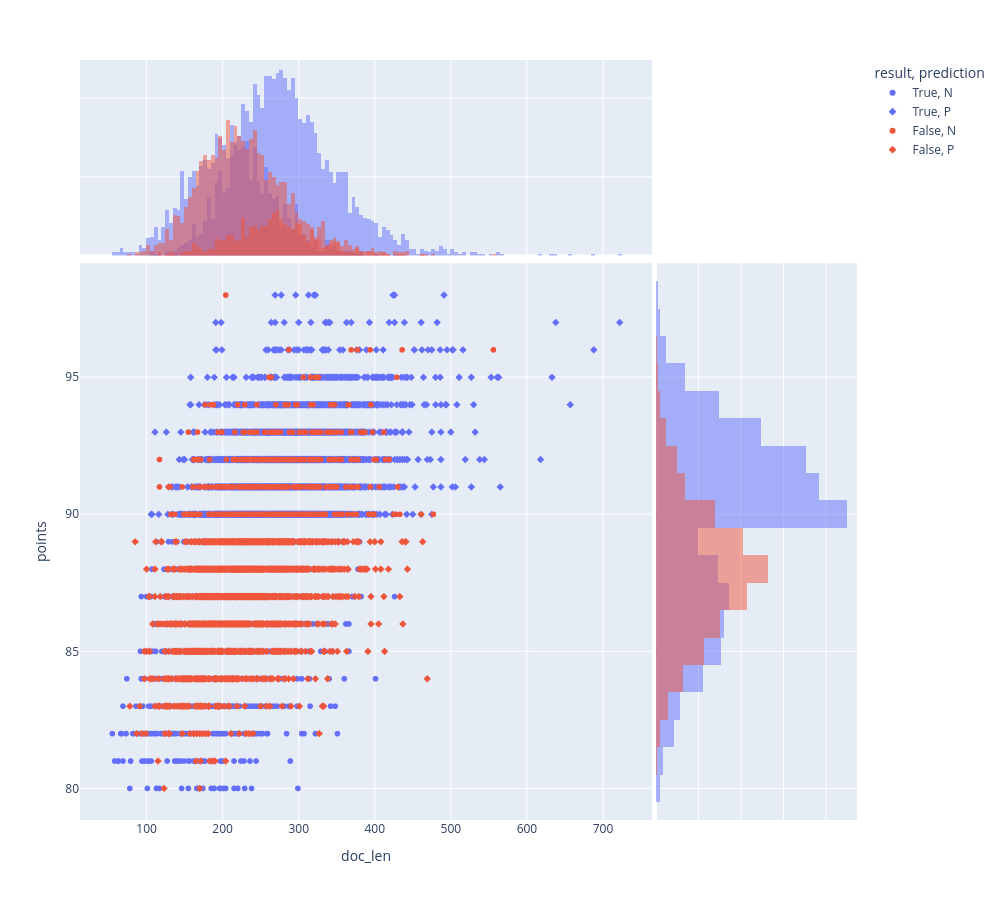

Source (notebook cell):
### Code cell
px.scatter(RESULT.join(DOC[['doc_content','points','doc_len']], how='inner').reset_index(), 'doc_len', 'points', color='result', symbol='prediction',
           height=900, width=1000, marginal_x='histogram', marginal_y='histogram')

### Figure 1 — Plotly figure (JSON) as saved in the notebook; plotly's stock layout.template omitted (floating-point values rounded to 4 significant figures; data arrays with more than 128 entries replaced by an {"elided": "..."} marker saying what was removed)
{"data": [{"hovertemplate": "result=True<br>prediction=N<br>doc_len=%{x}<br>points=%{y}<extra></extra>", "legendgroup": "True, N", "marker": {"color": "#636efa", "symbol": "circle"}, "mode": "markers", "name": "True, N", "showlegend": true, "type": "scattergl", "x": {"elided": "1928 int values"}, "xaxis": "x", "y": {"elided": "1928 int values"}, "yaxis": "y"}, {"alignmentgroup": "True", "bingroup": "x", "hovertemplate": "result=True<br>prediction=N<br>doc_len=%{x}<br>count=%{y}<extra></extra>", "legendgroup": "True, N", "marker": {"color": "#636efa"}, "name": "True, N", "offsetgroup": "True, N", "opacity": 0.5, "showlegend": false, "type": "histogram", "x": {"elided": "1928 int values"}, "xaxis": "x3", "yaxis": "y3"}, {"alignmentgroup": "True", "bingroup": "y", "hovertemplate": "result=True<br>prediction=N<br>points=%{y}<br>count=%{x}<extra></extra>", "legendgroup": "True, N", "marker": {"color": "#636efa"}, "name": "True, N", "offsetgroup": "True, N", "opacity": 0.5, "showlegend": false, "type": "histogram", "xaxis": "x2", "y": {"elided": "1928 int values"}, "yaxis": "y2"}, {"hovertemplate": "result=True<br>prediction=P<br>doc_len=%{x}<br>points=%{y}<extra></extra>", "legendgroup": "True, P", "marker": {"color": "#636efa", "symbol": "diamond"}, "mode": "markers", "name": "True, P", "showlegend": true, "type": "scattergl", "x": {"elided": "3373 int values"}, "xaxis": "x", "y": {"elided": "3373 int values"}, "yaxis": "y"}, {"alignmentgroup": "True", "bingroup": "x", "hovertemplate": "result=True<br>prediction=P<br>doc_len=%{x}<br>count=%{y}<extra></extra>", "legendgroup": "True, P", "marker": {"color": "#636efa"}, "name": "True, P", "offsetgroup": "True, P", "opacity": 0.5, "showlegend": false, "type": "histogram", "x": {"elided": "3373 int values"}, "xaxis": "x3", "yaxis": "y3"}, {"alignmentgroup": "True", "bingroup": "y", "hovertemplate": "result=True<br>prediction=P<br>points=%{y}<br>count=%{x}<extra></extra>", "legendgroup": "True, P", "marker": {"color": "#636efa"}, "name": "True, P", "offsetgroup": "True, P", "opacity": 0.5, "showlegend": false, "type": "histogram", "xaxis": "x2", "y": {"elided": "3373 int values"}, "yaxis": "y2"}, {"hovertemplate": "result=False<br>prediction=N<br>doc_len=%{x}<br>points=%{y}<extra></extra>", "legendgroup": "False, N", "marker": {"color": "#EF553B", "symbol": "circle"}, "mode": "markers", "name": "False, N", "showlegend": true, "type": "scattergl", "x": {"elided": "598 int values"}, "xaxis": "x", "y": {"elided": "598 int values"}, "yaxis": "y"}, {"alignmentgroup": "True", "bingroup": "x", "hovertemplate": "result=False<br>prediction=N<br>doc_len=%{x}<br>count=%{y}<extra></extra>", "legendgroup": "False, N", "marker": {"color": "#EF553B"}, "name": "False, N", "offsetgroup": "False, N", "opacity": 0.5, "showlegend": false, "type": "histogram", "x": {"elided": "598 int values"}, "xaxis": "x3", "yaxis": "y3"}, {"alignmentgroup": "True", "bingroup": "y", "hovertemplate": "result=False<br>prediction=N<br>points=%{y}<br>count=%{x}<extra></extra>", "legendgroup": "False, N", "marker": {"color": "#EF553B"}, "name": "False, N", "offsetgroup": "False, N", "opacity": 0.5, "showlegend": false, "type": "histogram", "xaxis": "x2", "y": {"elided": "598 int values"}, "yaxis": "y2"}, {"hovertemplate": "result=False<br>prediction=P<br>doc_len=%{x}<br>points=%{y}<extra></extra>", "legendgroup": "False, P", "marker": {"color": "#EF553B", "symbol": "diamond"}, "mode": "markers", "name": "False, P", "showlegend": true, "type": "scattergl", "x": {"elided": "2101 int values"}, "xaxis": "x", "y": {"elided": "2101 int values"}, "yaxis": "y"}, {"alignmentgroup": "True", "bingroup": "x", "hovertemplate": "result=False<br>prediction=P<br>doc_len=%{x}<br>count=%{y}<extra></extra>", "legendgroup": "False, P", "marker": {"color": "#EF553B"}, "name": "False, P", "offsetgroup": "False, P", "opacity": 0.5, "showlegend": false, "type": "histogram", "x": {"elided": "2101 int values"}, "xaxis": "x3", "yaxis": "y3"}, {"alignmentgroup": "True", "bingroup": "y", "hovertemplate": "result=False<br>prediction=P<br>points=%{y}<br>count=%{x}<extra></extra>", "legendgroup": "False, P", "marker": {"color": "#EF553B"}, "name": "False, P", "offsetgroup": "False, P", "opacity": 0.5, "showlegend": false, "type": "histogram", "xaxis": "x2", "y": {"elided": "2101 int values"}, "yaxis": "y2"}], "layout": {"barmode": "overlay", "height": 900, "legend": {"title": {"text": "result, prediction"}, "tracegroupgap": 0}, "margin": {"t": 60}, "width": 1000, "xaxis": {"anchor": "y", "domain": [0, 0.7363], "title": {"text": "doc_len"}}, "xaxis2": {"anchor": "y2", "domain": [0.7413, 1], "matches": "x2", "showgrid": true, "showline": false, "showticklabels": false, "ticks": ""}, "xaxis3": {"anchor": "y3", "domain": [0, 0.7363], "matches": "x", "showgrid": true, "showticklabels": false}, "xaxis4": {"anchor": "y4", "domain": [0.7413, 1], "matches": "x2", "showgrid": true, "showline": false, "showticklabels": false, "ticks": ""}, "yaxis": {"anchor": "x", "domain": [0, 0.7326], "title": {"text": "points"}}, "yaxis2": {"anchor": "x2", "domain": [0, 0.7326], "matches": "y", "showgrid": true, "showticklabels": false}, "yaxis3": {"anchor": "x3", "domain": [0.7426, 1], "matches": "y3", "showgrid": true, "showline": false, "showticklabels": false, "ticks": ""}, "yaxis4": {"anchor": "x4", "domain": [0.7426, 1], "matches": "y3", "showgrid": true, "showline": false, "showticklabels": false, "ticks": ""}}}
